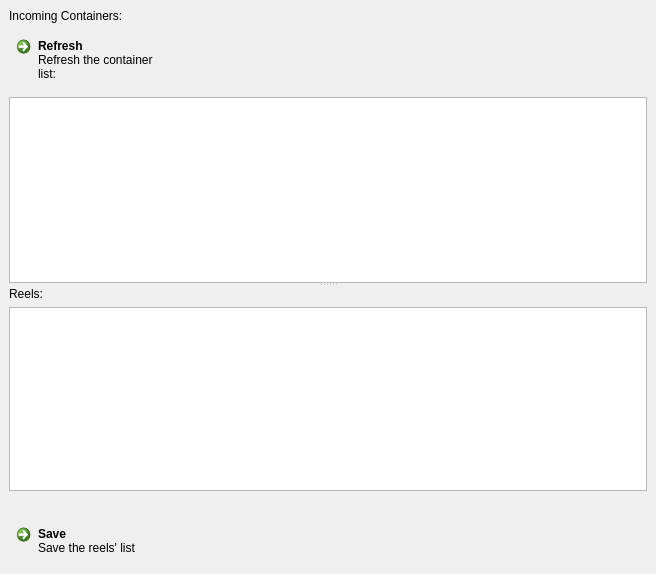
<?xml version="1.0" encoding="UTF-8"?>
<ui version="4.0">
 <class>ImsStoreMainWindow</class>
 <widget class="QMainWindow" name="ImsStoreMainWindow">
  <property name="geometry">
   <rect>
    <x>0</x>
    <y>0</y>
    <width>656</width>
    <height>574</height>
   </rect>
  </property>
  <property name="windowTitle">
   <string>Receive Reels</string>
  </property>
  <property name="windowIcon">
   <iconset resource="../../universal/debtcollection/res.qrc">
    <normaloff>:/images/autoship.ico</normaloff>:/images/autoship.ico</iconset>
  </property>
  <widget class="QWidget" name="centralwidget">
   <layout class="QVBoxLayout" name="verticalLayout_2">
    <item>
     <widget class="QLabel" name="label">
      <property name="text">
       <string>Incoming Containers:</string>
      </property>
     </widget>
    </item>
    <item>
     <layout class="QHBoxLayout" name="horizontalLayout">
      <item>
       <widget class="QCommandLinkButton" name="cmdRefreshContainers">
        <property name="text">
         <string>Refresh</string>
        </property>
        <property name="description">
         <string>Refresh the container list:</string>
        </property>
       </widget>
      </item>
      <item>
       <spacer name="horizontalSpacer">
        <property name="orientation">
         <enum>Qt::Horizontal</enum>
        </property>
        <property name="sizeHint" stdset="0">
         <size>
          <width>40</width>
          <height>20</height>
         </size>
        </property>
       </spacer>
      </item>
     </layout>
    </item>
    <item>
     <widget class="QSplitter" name="splitter">
      <property name="orientation">
       <enum>Qt::Vertical</enum>
      </property>
      <widget class="CustomQueryView" name="trvContainers"/>
      <widget class="QWidget" name="layoutWidget">
       <layout class="QVBoxLayout" name="verticalLayout">
        <item>
         <widget class="QLabel" name="label_2">
          <property name="text">
           <string>Reels:</string>
          </property>
         </widget>
        </item>
        <item>
         <widget class="QTableView" name="tblReels"/>
        </item>
        <item>
         <widget class="QLabel" name="lblSummary">
          <property name="text">
           <string/>
          </property>
         </widget>
        </item>
        <item>
         <layout class="QHBoxLayout" name="horizontalLayout_2">
          <item>
           <widget class="QCommandLinkButton" name="cmdSave">
            <property name="text">
             <string>Save</string>
            </property>
            <property name="description">
             <string>Save the reels' list</string>
            </property>
           </widget>
          </item>
          <item>
           <spacer name="horizontalSpacer_2">
            <property name="orientation">
             <enum>Qt::Horizontal</enum>
            </property>
            <property name="sizeHint" stdset="0">
             <size>
              <width>40</width>
              <height>20</height>
             </size>
            </property>
           </spacer>
          </item>
         </layout>
        </item>
       </layout>
      </widget>
     </widget>
    </item>
   </layout>
  </widget>
 </widget>
 <customwidgets>
  <customwidget>
   <class>CustomQueryView</class>
   <extends>QTreeView</extends>
   <header>customqueryview.h</header>
  </customwidget>
 </customwidgets>
 <resources>
  <include location="../../universal/debtcollection/res.qrc"/>
 </resources>
 <connections/>
</ui>
